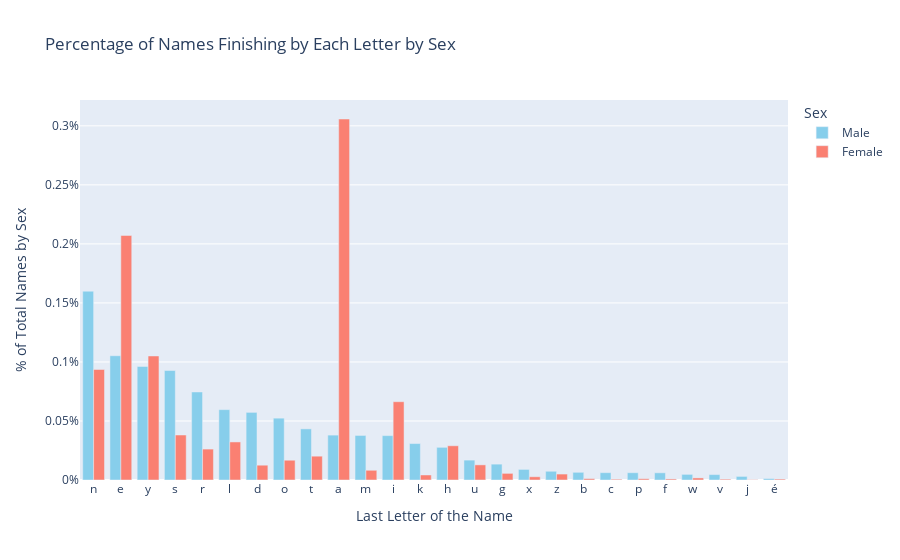

Here is the notebook cell this chart was saved with:
### Code cell
fig = go.Figure()

fig.add_trace(go.Bar(
    x=last_letter_counts.index,
    y=last_letter_counts['last_letter_men'],
    name='Male',
    marker_color='skyblue',
    hovertext=[f"Top names: {', '.join(top_last_letter_names.loc[letter, 'M'])}" if 'M' in top_last_letter_names.columns else "" for letter in last_letter_counts.index],
    hoverinfo="text"
))

fig.add_trace(go.Bar(
    x=last_letter_counts.index,
    y=last_letter_counts['last_letter_women'],
    name='Female',
    marker_color='salmon',
    hovertext=[f"Top names: {', '.join(top_last_letter_names.loc[letter, 'F'])}" if 'F' in top_last_letter_names.columns else "" for letter in last_letter_counts.index],
    hoverinfo="text"
))

fig.update_layout(
    title='Percentage of Names Finishing by Each Letter by Sex',
    xaxis_title='Last Letter of the Name',
    yaxis_title='% of Total Names by Sex',
    barmode='group',
    yaxis=dict(ticksuffix='%'),
    legend_title="Sex"
)

fig.show()

### Figure 1 — Plotly figure (JSON) as saved in the notebook; plotly's stock layout.template omitted (floating-point values rounded to 4 significant figures)
{"data": [{"hoverinfo": "text", "hovertext": ["Top names: John, Simon, Kevin", "Top names: George, Charlie, Joe", "Top names: Johnny, Danny, Harry", "Top names: James, Charles, Thomas", "Top names: Arthur, Peter, Walter", "Top names: Paul, Michael, Bill", "Top names: David, Richard, Ed", "Top names: Leo, Antonio, Bruno", "Top names: Robert, Matt, Scott", "Top names: Krishna, Santa, Joshua", "Top names: Tom, Jim, William", "Top names: Ravi, Ali, Jai", "Top names: Jack, Frank, Nick", "Top names: Joseph, Josh, Mitch", "Top names: Lou, Raju, Stu", "Top names: Doug, King, Greg", "Top names: Max, Alex, Felix", "Top names: Franz, Fritz, Heinz", "Top names: Bob, Jacob, Rob", "Top names: Eric, Vic, Mac", "Top names: Philip, Phillip, Pratap", "Top names: Jeff, Wolf, Josef", "Top names: Andrew, Matthew, Drew", "Top names: Rajiv, Gustav, Yadav", "Top names: Suraj, Raj, Manoj", "Top names: André, José, René"], "marker": {"color": "skyblue"}, "name": "Male", "type": "bar", "x": ["n", "e", "y", "s", "r", "l", "d", "o", "t", "a", "m", "i", "k", "h", "u", "g", "x", "z", "b", "c", "p", "f", "w", "v", "j", "é"], "y": [0.1599, 0.1052, 0.09619, 0.09273, 0.07456, 0.0596, 0.05728, 0.05239, 0.04332, 0.03803, 0.03774, 0.0376, 0.03089, 0.02767, 0.01685, 0.01345, 0.008954, 0.007392, 0.006524, 0.006218, 0.006177, 0.006095, 0.004768, 0.004595, 0.003022, 0.001246]}, {"hoverinfo": "text", "hovertext": ["Top names: Helen, Susan, Karen", "Top names: Alice, Kate, Julie", "Top names: Mary, Emily, Amy", "Top names: Doris, Frances, Agnes", "Top names: Jennifer, Heather, Eleanor", "Top names: Rachel, Carol, Jill", "Top names: Girlfriend, Ingrid, Red", "Top names: Margo, Jo, Flo", "Top names: Margaret, Janet, Harriet", "Top names: Lisa, Barbara, Anna", "Top names: Kim, Miriam, Pam", "Top names: Anjali, Shanti, Nikki", "Top names: Park, Jack, Mak", "Top names: Sarah, Elizabeth, Beth", "Top names: Frau, Madhu, Lou", "Top names: Meg, Peg, Ying", "Top names: Alex, Max, Beatrix", "Top names: Liz, Inez, Roz", "Top names: Barb, Deb, Nightclub", "Top names: Mac, Vic, Gothic", "Top names: Boop, Miep, Lemp", "Top names: Sif, Lamonsoff, Elif", "Top names: Mevrouw, Vrouw, Willow", "Top names: Bev, Viv, Liv", "Top names: Saroj, Asajj, Yuvraj", "Top names: Chloé, Zoé, Padmé"], "marker": {"color": "salmon"}, "name": "Female", "type": "bar", "x": ["n", "e", "y", "s", "r", "l", "d", "o", "t", "a", "m", "i", "k", "h", "u", "g", "x", "z", "b", "c", "p", "f", "w", "v", "j", "é"], "y": [0.09362, 0.2071, 0.105, 0.03811, 0.02618, 0.03223, 0.01253, 0.01674, 0.02018, 0.3058, 0.008239, 0.06632, 0.00426, 0.029, 0.01282, 0.005616, 0.002746, 0.005035, 0.001162, 0.000669, 0.001074, 0.0008979, 0.001761, 0.0007218, 0.0002641, 0.0007922]}], "layout": {"barmode": "group", "legend": {"title": {"text": "Sex"}}, "title": {"text": "Percentage of Names Finishing by Each Letter by Sex"}, "xaxis": {"title": {"text": "Last Letter of the Name"}}, "yaxis": {"ticksuffix": "%", "title": {"text": "% of Total Names by Sex"}}}}
